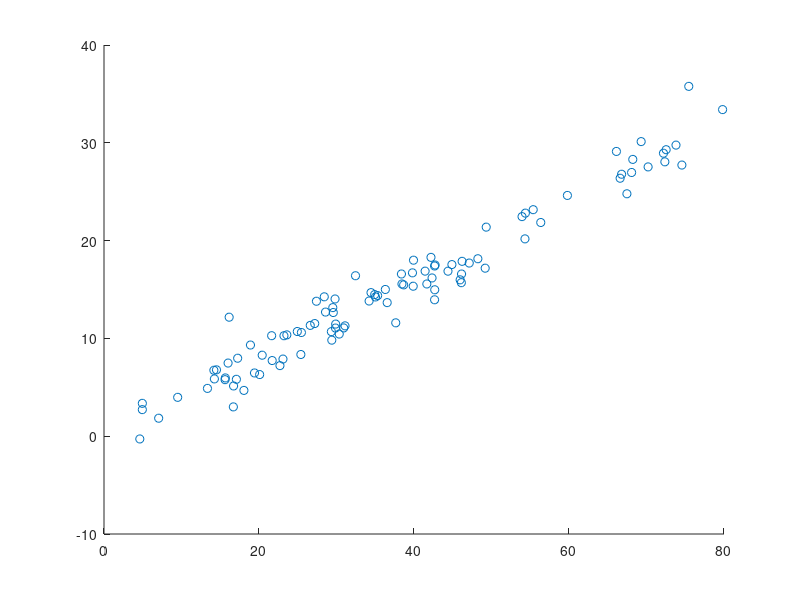

Write the MATLAB code that produced this figure.
%%%%
% Linear regression model

% Simulate bivariate regression model Y = X*B
N = 100;

% Exogeneous variables
M = 2;

exodist = 'beta';
exoparn = 2;

exopars = unidrnd(6, [exoparn, M]);

% Exogeneous variables
X = zeros(N, M);

for j = 1:M
    for i = 1:N
        X(i, j) = random(exodist, exopars(1, j), exopars(2, j));
        
    end
end

X = X*100;


xbar = mean(X);
xcov = cov(X(:, 1), X(:, 2));

scatter(X(:, 1), X(:, 2))

% Structural errors ~N(0, s^2)
S = [2, 0; 0, 1]';
E = normrnd(0, 1, [N, 2]) *S;

% Exogeneous relationship Beta
B = [0.4, 0; 0, -0.6];

% Endogeneous relationship Gamma
G = [1, 0; 0, 1];

% Model GY' = BX' + E
Y = (B*X' + E')';

scatter(X(:, 1), Y(:, 1))

bhat = inv(X'*X)* X'*Y;




